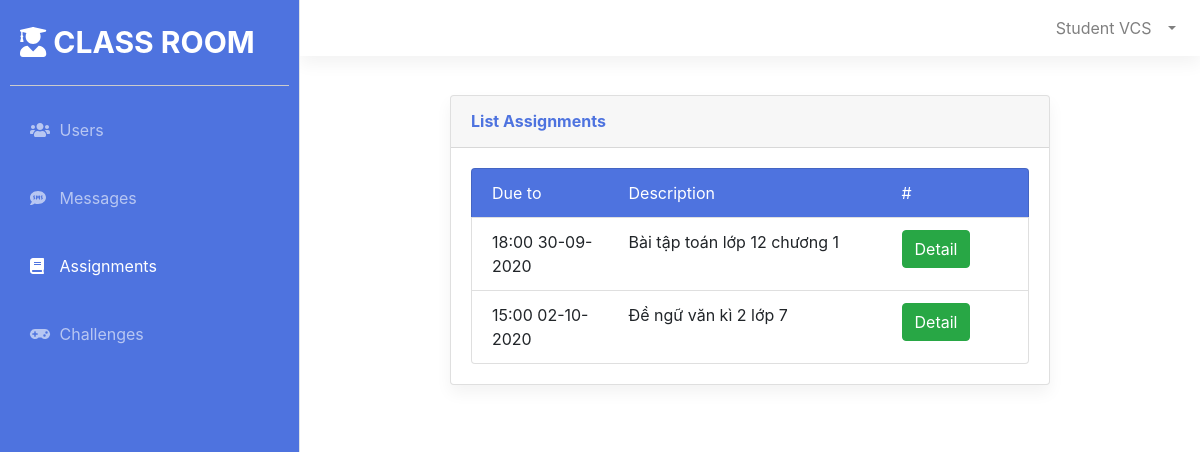
/public/views/Assignments.php (signed in), run on the app's committed database.
### tables this page shows
CREATE TABLE `Assignments` (
  `AssignmentID` int NOT NULL AUTO_INCREMENT,
  `Description` text NOT NULL,
  `FilePath` text NOT NULL,
  `DueTo` datetime NOT NULL,
  `FileName` text NOT NULL,
  PRIMARY KEY (`AssignmentID`)
);

### admin/dbconnect/dbconnection.php (called while the page is built, shortened)
<?php
class DBConnect {
    function InitConnect() {
        $DB_SERVER='127.0.0.1';
        $DB_USERNAME='root';
        $DB_PASSWORD='cTSChE86a7u8';
        $DB_NAME='StudentManagement';
        $link = mysqli_connect($DB_SERVER, $DB_USERNAME, $DB_PASSWORD, $DB_NAME);
        return $link;
    }
}

### admin/controllers/AssignmentController.php (called while the page is built, shortened)
<?php
require_once '../../admin/dbconnect/dbconnection.php';
require_once '../../admin/models/Assignment.php';
class AssignmentController
{
    private $link;
    function __construct()
    {
        $dbconnect = new DBConnect();
        $this->link = $dbconnect->InitConnect();
    }
    function GetAllAssignments()
    {
        $assignList = [];
        $sql = "SELECT * FROM Assignments";
        $rs = $this->link->query($sql);
        if ($rs->num_rows > 0) {
            while ($row = $rs->fetch_assoc()) {
                $assign = new Assignment();
                $assign->setAssignmentID($row["AssignmentID"]);
                $assign->setDescription($row["Description"]);
                $assign->setDueTo(date("H:i d-m-Y", strtotime($row["DueTo"])));
                $assign->setFilePath($row["FilePath"]);
                array_push($assignList, $assign);
            }
        }
        return $assignList;
    }
}

### admin/models/Assignment.php (called while the page is built, shortened)
<?php
class Assignment
{
    private $AssignmentID;
    private $Description;
    private $DueTo;
    function getAssignmentID()
    {
        return $this->AssignmentID;
    }
    function getDescription()
    {
        return $this->Description;
    }
    function getDueTo()
    {
        return $this->DueTo;
    }
    function setAssignmentID($AssignmentID): void
    {
        $this->AssignmentID = $AssignmentID;
    }
    function setDescription($Description): void
    {
        $this->Description = $Description;
    }
    function setDueTo($DueTo): void
    {
        $this->DueTo = $DueTo;
    }
}

### public/views/Assignments.php (the view, shortened to what this page needs)
<?php
require_once '../../admin/controllers/AssignmentController.php';
require_once '../../admin/models/Assignment.php';
$controller = new AssignmentController();
$assignList = $controller->GetAllAssignments();
?>
<!DOCTYPE html>
<html lang="en">
<head>
    <link href="../lib/bootstrap/css/bootstrap.min.css" rel="stylesheet" type="text/css">
    <link href="../css/sidebar.css" rel="stylesheet">
    <link href="../css/assignments.css" rel="stylesheet">
</head>
<body>
    <div class="d-flex" id="wrapper">
        <?php include 'commons/Sidebar.php' ?>
        <div id="page-content-wrapper">
            <div id="content-wrapper" class="d-flex flex-column">
                <div id="content">
                    <?php include 'commons/Navtop.php' ?>
                    <div class="container">
                        <div class="card shadow mb-4">
                            <div class="card-header py-3">
                                <h6 class="m-0 font-weight-bold">List Assignments</h6>
                            </div>
                            <div class="card-body">
                                <ul class="list-group">
                                    <li class='list-group-item' style="background-color: #4e73df;color: white;">
                                        <div class="row">
                                            <div class='col-3'>Due to</div>
                                            <div class='col-sm-6'>Description</div>
                                            <div class='col-3'>#</div>
                                        </div>
                                    </li>
                                    <?php
                                    if ($_SESSION["role"] == 2) {
                                        if (sizeof($assignList) == 0) {
                                            echo "<li class='list-group-item'>
                                                    No challenge available now
                                                </li>";
                                        } else {
                                            foreach ($assignList as $assign) {
                                                echo "<li class='list-group-item'>
                                                        <div class='row'>
                                                            <div class='col-3'>{$assign->getDueTo()}</div>
                                                            <div class='col-sm-6'>{$assign->getDescription()}</div>
                                                            <div class='col-3'>
                                                                <a class='btn btn-success' href='DetailAssignment.php?assignid={$assign->getAssignmentID()}'>Detail</a>
                                                                <a class='btn btn-danger delete-assignment' assignid='{$assign->getAssignmentID()}' href='#' data-toggle='modal' data-target='#deleteAssignmentModal'>Delete</a>
                                                            </div>
                                                        </div>
                                                    </li>";
                                            }
                                        }
                                    } else {
                                        if (sizeof($assignList) == 0) {
                                            echo "<li class='list-group-item'>
                                                    No assignment available now
                                                </li>";
                                        } else {
                                            foreach ($assignList as $assign) {
                                                echo "<li class='list-group-item'>
                                                        <div class='row'>
                                                            <div class='col-3'>{$assign->getDueTo()}</div>
                                                            <div class='col-sm-6'>{$assign->getDescription()}</div>
                                                            <div class='col-3'>
                                                                <a class='btn btn-success' href='DetailAssignment.php?assignid={$assign->getAssignmentID()}'>Detail</a>
                                                            </div>
                                                        </div>
                                                    </li>";
                                            }
                                        }
                                    }
                                    ?>
                                </ul>
                            </div>
                        </div>
                    </div>
                </div>
            </div>
        </div>
    </div>
</body>
</html>

### public/css/sidebar.css (style rules this page uses)
:root { --main-bg-color: #4e73df; }
#wrapper { overflow-x: hidden; }
#page-content-wrapper { min-width: 100vw; margin-left: 300px; }
@media (min-width: 768px) { #page-content-wrapper { min-width: 0; width: 100%; } }
.shadow { box-shadow: 0 0.5rem 1rem rgba(0, 0, 0, 0.05) !important; }
body { font-size: 16px!important; font-family: "Nunito", -apple-system,system-ui,BlinkMacSystemFont,"Segoe UI",Roboto,"Helvetica Neue",Arial,sans-serif, "Apple Color Emoji","Segoe UI Emoji","Segoe UI Symbol","Noto Color Emoji"; }
.btn { font-size: 16px!important; }
.card-header h6 { color: var(--main-bg-color); }

### public/css/assignments.css (style rules this page uses)
#content .container { width: 70%; padding: 15px; }

### data on the page
assignments: DueTo "18:00 30-09-2020", Description "Bài tập toán lớp 12 chương 1"
assignments: DueTo "15:00 02-10-2020", Description "Đề ngữ văn kì 2 lớp 7"

### other printed values
$_SESSION["fullname"] "Student VCS"
